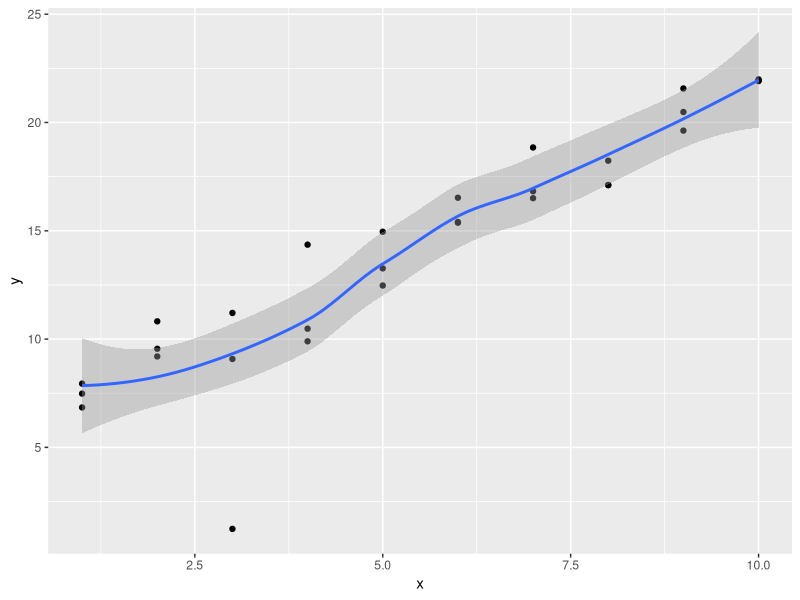
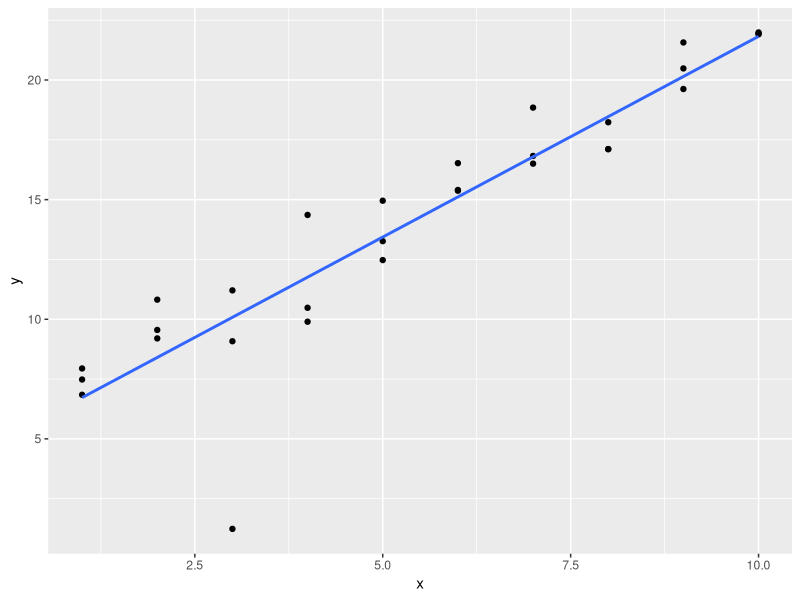

Source code (R) for these figures, in order: (Note: this script raises an error after producing the figures.)
## ---- chunk 1
library(tidyverse)

library(modelr)
options(na.action = na.warn)
## ---- chunk 2
sim1a <- tibble(
  x = rep(1:10, each = 3),
  y = x * 1.5 + 6 + rt(length(x), df = 2)
)
## ---- chunk 3
sim1a_mod <- lm(y ~ x, data = sim1a)               # fit a linear model (straight line : `y ~ x`)

coef(sim1a_mod)                                    # Slope=1.480507    Intercept=5.806916

# Can't just put `sim1a_mod` into ggplot like below ...It plots *curve*, as for `sim1a`. (WHY?)
ggplot(sim1a_mod, aes(x, y)) +
  geom_point() +
  geom_smooth() 
## ---- chunk 4
ggplot(sim1a, aes(x = x, y = y)) +                 # OR using `sim1a_mod` gives same line (?)
  geom_point() +
  geom_smooth(method = "lm", se = FALSE)           # fit a linear model, not `method = 'loess'`
## ---- chunk 5
measure_distance <- function(mod, data) {
  diff <- data$y - make_prediction(mod, data)
  mean(abs(diff))
}
## ---- chunk 6
best <- optim(c(0, 0), measure_distance, data = sim1a)
best$par                                   # the best parameters of the 'mean-absolute distance'


# HOWEVER, although the code in Q2 defines `measure_distance` (and we have `sim1a` from Q1), that definition doesn't include what the `make_prediction()` function is ...SO at the moment we just get an ERROR
## ---- chunk 7
# "For the above function to work, we need to define a function `make_prediction` that takes a numeric vector of length two (the intercept and slope) and returns the predictions..."

make_prediction <- function(mod, data) {
  mod[1] + mod[2] * data$x
}

# (I don't properly understand this, but) running that `make_prediction` code, and then the `optim` code again, gives : [1] 6.013145 1.511948

# ...re. `lm()` with the same data, (in A1) : Slope=1.546082    Intercept=5.633505
## ---- chunk 8
model1 <- function(a, data) {
  a[1] + data$x * a[2] + a[3]
}
## ---- chunk 9
sim1_loess <- loess(y ~ x, data = sim1)                # model fitting

grid_loess <- sim1 %>%
  data_grid(x) %>%                                     # grid generation
  add_predictions(sim1_loess)                          # predictions

# "You can also use this function to add predictions [eg. from a `loess` regression] to your original [`sim1`] dataset" -- s23.3.1 R4DS book. (By default, output column gets named `pred`, but we could name it `pred_loess`) :
# sim1 <- sim1 %>%
#  data_grid(x) %>%
#  add_predictions(sim1_loess, var = "pred_loess")
## ---- chunk 10
ggplot(sim1, aes(x)) +                                 # visualisation
  geom_point(aes(y = y)) +
  geom_line(data = grid_loess, aes(y = pred), colour = "red", size = 1)
## ---- chunk 11
?add_predictions

# "A data frame. `add_prediction` adds a single new column, `.pred`, to the input data. `spread_predictions` adds one column for each model. `gather_predictions` adds two columns `.model` and `.pred`, and repeats the input rows for each model." -- Help

# "Next we add predictions. We’ll use modelr::add_predictions() which takes a data frame and a model. It adds the predictions from the model to a new column in the data frame" -- s23.3.1 R4DS book
## ---- chunk 12
ggplot(sim1, aes(x, resid)) + 
  geom_ref_line(h = 0) +
  geom_point()
# Just showing this for context. (Because running it here gives an error)

?geom_ref_line

# "geom_ref_line {modelr}" "Add a reference line (ggplot2)" -- Help
## ---- chunk 13
mod2 <- lm(y ~ x, data = sim2)

grid <- sim2 %>% 
  data_grid(x) %>% 
  add_predictions(mod2)
grid
## ---- chunk 14
mod2a <- lm(y ~ x - 1, data = sim2)          # [cf. chunk above] "explicitly drop it with `-1`"

grid <- sim2 %>% 
  data_grid(x) %>% 
  add_predictions(mod2a)
grid
## ---- chunk 15
# "To run a model without an intercept, add `-1` or `+0` to the right-hand-side of the formula"
mod2a <- lm(y ~ x - 1, data = sim2)

grid <- sim2 %>% 
  data_grid(x) %>% 
  spread_predictions(mod2, mod2a)            # `spread_predictions` let us compare side-by-side
grid
# "The predictions are exactly the same in the models with and without an intercept"
## ---- chunk 16
?model_matrix

# From 23.4.2 R4DS book :
mod1 <- lm(y ~ x1 + x2, data = sim3)      # `x1` is continuous, `x2` is categorical
mod2 <- lm(y ~ x1 * x2, data = sim3)      # `x1` is continuous, `x2` is categorical

# From 23.4.3 R4DS book :
mod1 <- lm(y ~ x1 + x2, data = sim4)      # `x1` & `x2` are both continuous
mod2 <- lm(y ~ x1 * x2, data = sim4)      # `x1` & `x2` are both continuous
## ---- chunk 17
model_matrix(sim3, y ~ x1 + x2)
model_matrix(sim3, y ~ x1 * x2)

model_matrix(sim4, y ~ x1 + x2)
model_matrix(sim4, y ~ x1 * x2)
## ---- chunk 18
mod1 <- lm(y ~ x1 + x2, data = sim3)
mod2 <- lm(y ~ x1 * x2, data = sim3)
## ---- chunk 19

## ---- chunk 20
# Estimate models `mod1` and `mod2` on `sim4` :
mod1 <- lm(y ~ x1 + x2, data = sim4)
mod2 <- lm(y ~ x1 * x2, data = sim4)

# and add the residuals from these models to the `sim4` data :
sim4_mods <- gather_residuals(sim4, mod1, mod2)
## ---- chunk 21
# Frequency plots of both the residuals :
ggplot(sim4_mods, aes(x = resid, color = model)) +
  geom_freqpoly(binwidth = 0.5) +
  geom_rug()
